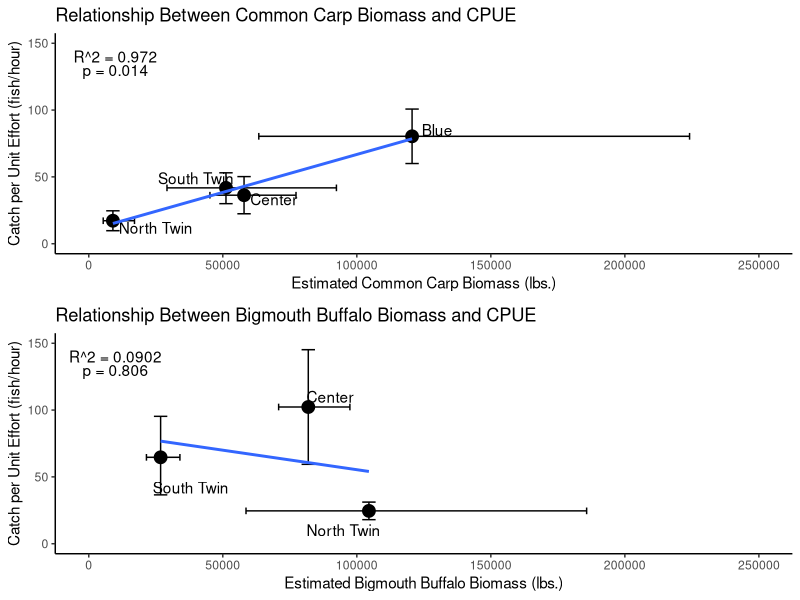

This chart was generated by the following R code: (Note: this script raises an error after producing the figure.)
## ---- chunk 1
packages<-function(x, repos="http://cran.r-project.org", ...){
x<-as.character(match.call()[[2]])
if (!require(x,character.only=TRUE)){
install.packages(pkgs=x, repos=repos, ...)
require(x,character.only=TRUE)
}
}

packages(vegan)
packages(ggplot2)
packages(gridExtra)
packages(reshape2)
packages(nnet)
#packages(multcomp)
#packages(plyr)
#packages(rv)
#packages(arm)
packages(lattice)
packages(tikzDevice)
#packages(GGally)
packages(wesanderson)
packages(devtools)
#packages(DescTools)
#packages(mvnormtest)
#packages(HH)
#packages(biotools)
#packages(car)
#packages(psych)
#packages(GPArotation)
packages(dplyr)
packages(tidyr)
packages(rcompanion)
## ---- chunk 2
# Create DF with CPUE and 95% CI for each lake...

Lakes<-c("Blue","Center","North Twin","South Twin")
CarpBiomass <- c(120617,57932,9001,51187)
CarpDensity <- c(438.6,231.7,19.4,92.2)
BuffBiomass <- c(NA,81894,104513,26802)
BuffDensity <- c(NA,327.6,225.7,48.3)
CarpCPUE<-c(80.37,36.3,17.18,41.78)
BuffCPUE<-c(NA,102.29,24.56,64.65)
CarpLL<-c(59.99,22.41,9.74,29.96)
CarpUL<-c(100.76,50.20,24.63,53.05)
BuffLL<-c(NA,59.40,17.99,36.56)
BuffUL<-c(NA,145.17,31.14,95.32)
CarpBM.LL<-c(63432,45202,5387,29180)
CarpBM.UL<-c(224140,77317,17058,92395)
BuffBM.LL<-c(NA,70833,58659,21514)
BuffBM.UL<-c(NA,97419,185741,34005)

DF<-data.frame(Lakes,CarpBiomass,BuffBiomass,CarpBM.LL,CarpBM.UL,BuffBM.LL,BuffBM.UL,
               CarpCPUE,BuffCPUE,CarpLL,CarpUL,BuffLL,BuffUL)

summary(DF)

## ---- chunk 3

# visualize how CPUE changes as a function of biomass....
#
# I think biomass density might be beneficial here, but let's go with what MJW said

# Regression lines imply lm() but we'll see........

mod<-lm(CarpCPUE ~ CarpBiomass, data = DF)
summary(mod)
R2<-format(summary(mod)$r.squared,digits=3)


# Carp FIrst
carp<-ggplot(DF, aes(x=CarpBiomass, y=CarpCPUE)) +
  xlim(0,250000)+
  ylim(0,150)+
  geom_point(size=4) +
  geom_errorbar(aes(ymax = CarpUL, ymin = CarpLL),width=5000) +
  geom_errorbarh(aes(xmax= CarpBM.UL, xmin = CarpBM.LL),height=5) +
  annotate("text",x=c(130000,69000,25000,40000,10000,10000),y=c(85,33.3,12,49,140,130), 
           label = c("Blue","Center","North Twin","South Twin","R^2 = 0.972","p = 0.014")) +
  labs(title = "Relationship Between Common Carp Biomass and CPUE",
       x = "Estimated Common Carp Biomass (lbs.)",
       y = "Catch per Unit Effort (fish/hour)") +
  theme_bw() + 
  theme(panel.border = element_blank(), panel.grid.major = element_blank(),
        panel.grid.minor = element_blank(), axis.line = element_line(colour = "black")) +
  geom_smooth(method=lm,se=F) 


# Buffalo Second

mod2<-lm(BuffCPUE ~ BuffBiomass, data = DF)
summary(mod2)
R22<-format(summary(mod2)$r.squared,digits=3)
R22

buff<-ggplot(DF, aes(x=BuffBiomass, y=BuffCPUE)) +
  xlim(0,250000)+
  ylim(0,150)+
  geom_point(size=4) +
  geom_errorbar(aes(ymax = BuffUL, ymin = BuffLL),width=5000) +
  geom_errorbarh(aes(xmax=BuffBM.UL, xmin = BuffBM.LL),height=5) +
  annotate("text",x=c(90000,95000,38000,10000,10000),y=c(110,10,42,140,130), 
           label = c("Center","North Twin","South Twin","R^2 = 0.0902","p = 0.806")) +
  labs(title = "Relationship Between Bigmouth Buffalo Biomass and CPUE",
       x = "Estimated Bigmouth Buffalo Biomass (lbs.)",
       y = "Catch per Unit Effort (fish/hour)") +
  theme_bw() + 
  theme(panel.border = element_blank(), panel.grid.major = element_blank(),
        panel.grid.minor = element_blank(), axis.line = element_line(colour = "black")) +
  geom_smooth(method=lm,se=F)

# Problems here: when I remove the 0s from Blue Lake Buffalo, the regression is negative
# And the plot certainly doesn't look linear

grid.arrange(carp,buff,nrow=2,ncol=1)



## ---- chunk 4

# Create DF with CPUE, total biomass and biomass density (and 95% CIs) for each lake...

df<-read.csv("2018_COC_BIB_CMR_Data.csv",header=T) # load data 
head(df)
summary(df)

#### Data corrections
#
levels(df$Lake)
#


## ---- chunk 5

# CarpBiomass - avg from google sheets age structures * population estimates for that lake
coc.df<-subset(df,Species == "COC") # just carp
BM<-aggregate(coc.df$Weight.g~coc.df$Lake, FUN=mean,na.action = na.omit) # average biomasses in g
BM$CarpN <- c(70697,7136,28932,5281,11505,23833,13041) # est carp abundance for 7 lakes as of 8/7/2018
BM$CarpBiomass<-BM$`coc.df$Weight.g`*BM$CarpN # estimated carp biomass in pounds


# BuffBiomass - avg biomass from google sheets * total fish caught to date
bib.df<-subset(df,Species == "BIB") # just buffalo
BM2<-aggregate(bib.df$Weight.g~bib.df$Lake, FUN=mean,na.action=na.omit)
BM2$BuffN<- c(3386,4455,65180,13923,35214,13041)
BM$BuffN<- c(NA,3386,4455,65180,13923,35214,13041)
BM$BuffBiomass <- c(NA,BM2$`bib.df$Weight.g`*BM2$BuffN) # estimated buffalo biomass in pounds

# Lake Areas
BM$LakeArea[BM$'coc.df$Lake' == "Blue"] <- 275
BM$LakeArea[BM$'coc.df$Lake' == "Center"] <- 220
BM$LakeArea[BM$'coc.df$Lake' == "Five Island"] <- 973
BM$LakeArea[BM$'coc.df$Lake' == "Silver"] <- 1066
BM$LakeArea[BM$'coc.df$Lake' == "Storm"] <- 3140
BM$LakeArea[BM$'coc.df$Lake' == "S Twin"] <- 555
BM$LakeArea[BM$'coc.df$Lake' == "N Twin"] <- 463


# CarpDensity - biomass (avg poumds * n) per acre of lake
# BuffDensity - biomass (avg pounds * n) per acre of each lake
BM$CarpDensity<-BM$CarpBiomass/BM$LakeArea
BM$BuffDensity<-BM$BuffBiomass/BM$LakeArea

# CarpCPUE - n fish per hour electrofishing
#
summary(coc.df)
# on-time in seconds to Effort in hours
coc.df$Effort<-coc.df$On.Time..s./3600
bib.df$Effort<-bib.df$On.Time..s./3600
# Need to remove seine hauls

# now to paste date, then lake then run
coc.df$DLR<-factor(paste(coc.df$Date,coc.df$Lake,coc.df$Run))
bib.df$DLR<-factor(paste(bib.df$Date,bib.df$Lake,bib.df$Run))
# Now to divide the count of captured fish by the mean effort per DLR
coc.cpue<-aggregate(Effort~Lake+DLR, data = coc.df, mean, na.action=NULL)
coc.df$dummy<-1
coc.n<-aggregate(dummy~Lake+DLR, data = coc.df, sum)
coc.cpue$n<-coc.n$dummy
coc.cpue$cpue<-coc.cpue$n/coc.cpue$Effort
coc.cpue<-coc.cpue[!is.na(coc.cpue$cpue),]

  
# BuffCPUE -n fish per hour electrofishing

bib.cpue<-aggregate(Effort~Lake+DLR, data = bib.df, mean, na.action=NULL)
bib.df$dummy<-1
bib.n<-aggregate(dummy~Lake+DLR, data = bib.df, sum)
bib.cpue$n<-bib.n$dummy
bib.cpue$cpue<-bib.cpue$n/bib.cpue$Effort
bib.cpue<-bib.cpue[!is.na(bib.cpue$cpue),]


# need a boxplot of CPUE for each lake apparently. Let's see:


boxplot(cpue~Lake,data=coc.cpue,
        main="Carp CPUE by Lake: 2018")

boxplot(cpue~Lake,data=bib.cpue,
        main="Buffalo CPUE by Lake: 2018")


###################################################
# hopefully find summary stats for below
###################################################


# CarpLL - lower bound for y axis 
# CarpUL- upper bound for y axis
COC.CPUE.95ci<-groupwiseMean(cpue ~ Lake,
              data = coc.cpue,
              conf = 0.95,
              digits = 3)

# BuffLL - lower bound for y axis
# BuffUL - upper bound for y axis
BIB.CPUE.95ci<-groupwiseMean(cpue ~ Lake,
              data = bib.cpue,
              conf = 0.95,
              digits = 3)

# CarpBM.LL - lower bound for x axis
# CarpBM.UL - upper bound for x axis
coc.BM<-coc.df[!is.na(coc.df$Weight.g),]
coc.BM.95ci<-groupwiseMean(Weight.g ~ Lake,
              data = coc.BM,
              conf = 0.95,
              digits = 3)
CarpBM.LL<-BM$CarpN*coc.BM.95ci$Trad.lower
CarpBM.UL<-BM$CarpN*coc.BM.95ci$Trad.upper


# BuffBM.LL - lower bound for x axis
# BuffBM.UL - lower bound for x axis
bib.BM<-bib.df[!is.na(bib.df$Weight.g),]
bib.BM.95ci<-groupwiseMean(Weight.g ~ Lake,
              data = bib.BM,
              conf = 0.95,
              digits = 3)
BuffBM.LL<-c(3152,2960,44598,13923,34507,12380)*bib.BM.95ci$Trad.lower
BuffBM.UL<-c(3152,2960,44598,13923,34507,12380)*bib.BM.95ci$Trad.upper


## ---- chunk 6

Lakes<-c("Blue","Center","Five Island","N Twin","Silver","S Twin","Storm")

DF<-data.frame(Lakes,
               BM$CarpBiomass,
               BM$BuffBiomass,
               CarpBM.LL,
               CarpBM.UL,
               c(NA,BuffBM.LL),
               c(NA,BuffBM.UL),
               COC.CPUE.95ci$Mean,
               c(NA,BIB.CPUE.95ci$Mean),
               COC.CPUE.95ci$Trad.lower,
               COC.CPUE.95ci$Trad.upper,
               c(NA,BIB.CPUE.95ci$Trad.lower),
               c(NA,BIB.CPUE.95ci$Trad.upper),
               BM$CarpDensity,
               BM$BuffDensity
               )

colnames(DF)<-c("Lake","CarpBiomass","BuffBiomass","CarpBM.LL","CarpBM.UL","BuffBM.LL","BuffBM.UL","CarpCPUE","BuffCPUE","CarpLL","CarpUL","BuffLL","BuffUL","CarpDensity","BuffDensity")

summary(DF)
## ---- chunk 7

# visualize how CPUE changes as a function of biomass....

mod<-lm(CarpCPUE ~ CarpBiomass, data = DF)
summary(mod)
R2<-format(summary(mod)$r.squared,digits=3)
R2


# Carp First
carp<-ggplot(DF, aes(x=CarpBiomass, y=CarpCPUE)) +
  xlim(0,500000)+ # increase of 100k
  ylim(0,350)+ # more than double from 2017
  geom_point(size=4) +
  geom_errorbar(aes(ymax = CarpUL, ymin = CarpLL),width=5000) +
  geom_errorbarh(aes(xmax= CarpBM.UL, xmin = CarpBM.LL),height=5) +
  annotate("text",x=c(175000,60000,200000,10000,40000,300000,75000,15000,15000),y=c(250,10,40,25,80,40,60,180,160), 
           label = c("Blue","Center","Five Island","N Twin","Silver","Twin","Storm","R^2 = 0.016","p = 0.014")) +
  labs(title = "2018 Common Carp Biomass and CPUE",
       x = "Estimated Common Carp Biomass (lbs.)",
       y = "Catch per Unit Effort (fish/hour)") +
  theme_bw() + 
  theme(panel.border = element_blank(), panel.grid.major = element_blank(),
        panel.grid.minor = element_blank(), axis.line = element_line(colour = "black")) +
  geom_smooth(method=lm,se=F) 


# Buffalo Second

mod2<-lm(BuffCPUE ~ BuffBiomass, data = DF)
summary(mod2)
R22<-format(summary(mod2)$r.squared,digits=3)
R22

buff<-ggplot(DF, aes(x=BuffBiomass, y=BuffCPUE)) +
  xlim(0,500000)+ # double from 2017
  ylim(0,150)+ # Same as 2018
  geom_point(size=4) +
  geom_errorbar(aes(ymax = BuffUL, ymin = BuffLL),width=5000) +
  geom_errorbarh(aes(xmax=BuffBM.UL, xmin = BuffBM.LL),height=5) +
  annotate("text",x=c(25000,25000,460000,75000,275000,190000,20000,20000),y=c(32,5,20,35,35,11,140,130), 
           label = c("Center","Five Island","N Twin","Silver","S Twin","Storm","R^2 = 0.079","p = 0.867")) +
  labs(title = "2018 Bigmouth Buffalo Biomass and CPUE",
       x = "Estimated Bigmouth Buffalo Biomass (lbs.)",
       y = "Catch per Unit Effort (fish/hour)") +
  theme_bw() + 
  theme(panel.border = element_blank(), panel.grid.major = element_blank(),
        panel.grid.minor = element_blank(), axis.line = element_line(colour = "black")) +
  geom_smooth(method=lm,se=F)

# Problems here: when I remove the 0s from Blue Lake Buffalo, the regression is negative
# And the plot certainly doesn't look linear

grid.arrange(carp,buff,nrow=2,ncol=1)

## ---- chunk 8

# visualize how CPUE changes as a function of biomass....

mod<-lm(CarpCPUE ~ CarpDensity, data = DF)
summary(mod)
R2<-format(summary(mod)$r.squared,digits=3)
R2


# Carp First
carp<-ggplot(DF, aes(x=CarpDensity, y=CarpCPUE)) +
  xlim(0,600)+ # 
  ylim(0,300)+ # 
  geom_point(size=4) +
  geom_errorbar(aes(ymax = CarpUL, ymin = CarpLL),width=5000) +
  geom_errorbarh(aes(xmax= CarpBM.UL, xmin = CarpBM.LL),height=5) +
  annotate("text",x=c(550,275,290,10,60,180,60,250,250),y=c(260,15,40,25,80,25,55,180,160), 
           label = c("Blue","Center","Five Island","N Twin","Silver","S Twin","Storm","R^2 = 0.591","p = 0.043")) +
  labs(title = "2018 Common Carp Density and CPUE",
       x = "Estimated Common Carp Density (fish/acre)",
       y = "Catch per Unit Effort (fish/hour)") +
  theme_bw() + 
  theme(panel.border = element_blank(), panel.grid.major = element_blank(),
        panel.grid.minor = element_blank(), axis.line = element_line(colour = "black")) +
  geom_smooth(method=lm,se=F) 


# Buffalo Second

mod2<-lm(BuffCPUE ~ BuffDensity, data = DF)
summary(mod2)
R22<-format(summary(mod2)$r.squared,digits=3)
R22

buff<-ggplot(DF, aes(x=BuffDensity, y=BuffCPUE)) +
  xlim(0,1500)+ # double from 2017
  ylim(0,300)+ # Same as 2018
  geom_point(size=4) +
  geom_errorbar(aes(ymax = BuffUL, ymin = BuffLL),width=5000) +
  geom_errorbarh(aes(xmax=BuffBM.UL, xmin = BuffBM.LL),height=5) +
  annotate("text",x=c(0,200,1400,150,350,175,500,500),y=c(32,10,20,35,35,0,140,130), 
           label = c("Center","Five Island","N Twin","Silver","S Twin","Storm","R^2 = 0.026","p = 0.762")) +
  labs(title = "2018 Bigmouth Buffalo Density and CPUE",
       x = "Estimated Bigmouth Buffalo Density (fish/acre)",
       y = "Catch per Unit Effort (fish/hour)") +
  theme_bw() + 
  theme(panel.border = element_blank(), panel.grid.major = element_blank(),
        panel.grid.minor = element_blank(), axis.line = element_line(colour = "black")) +
  geom_smooth(method=lm,se=F)

# Problems here: when I remove the 0s from Blue Lake Buffalo, the regression is negative
# And the plot certainly doesn't look linear

grid.arrange(carp,buff,nrow=1,ncol=2)

## ---- chunk 9
DF$CarpBMD<-DF$CarpBiomass/BM$LakeArea
summary(DF$CarpBMD)
DF$CarpBM.LL.BMD

DF$BuffBMD<-DF$BuffBiomass/BM$LakeArea
summary(DF$BuffBMD)

boxplot(CarpBMD~Lake,data=DF)




